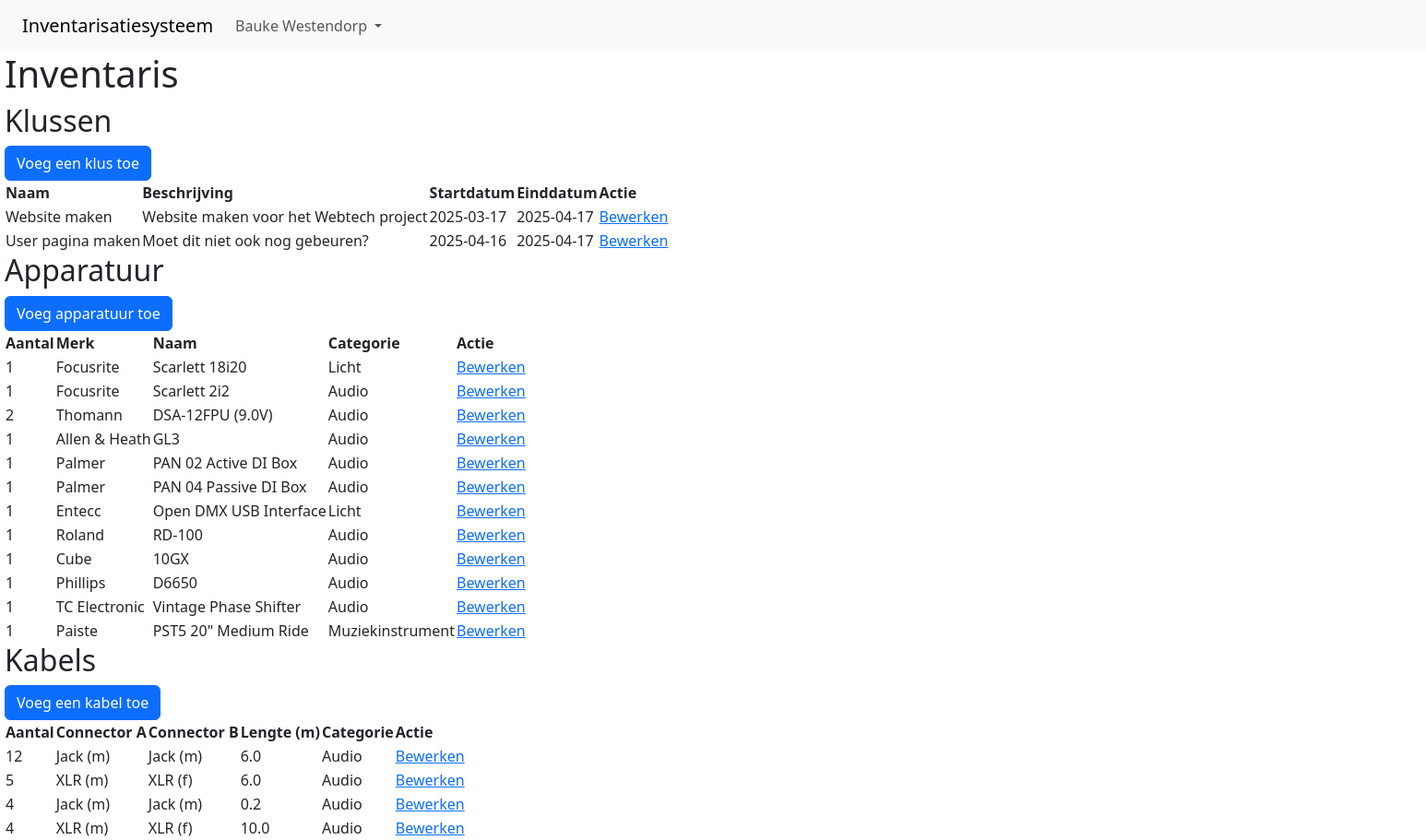
Screenshot of / (signed in) with the database file from the repository.
### models.py (models this page shows, shortened)
class User(db.Model, UserMixin):
    id = db.Column(db.Integer, primary_key=True)
    username = db.Column(db.String(60), unique=True, nullable=False)
    email = db.Column(db.String(120), unique=True, nullable=False)
    password = db.Column(db.String(60), nullable=False)

class Job(db.Model):
    id = db.Column(db.Integer, primary_key=True)
    name = db.Column(db.String(100), nullable=False)
    description = db.Column(db.String(5000), nullable=True)
    start_date = db.Column(db.Date, nullable=False)
    end_date = db.Column(db.Date, nullable=False)

class Equipment(db.Model):
    id = db.Column(db.Integer, primary_key=True)
    name = db.Column(db.String(100), nullable=False)
    brand = db.Column(db.String(100), nullable=False)
    category_id = db.Column(db.Integer, db.ForeignKey('category.id'), nullable=False)
    category = db.relationship('Category', foreign_keys=[category_id])
    count = db.Column(db.Integer, nullable=False)

class Category(db.Model):
    id = db.Column(db.Integer, primary_key=True)
    name = db.Column(db.String(100), nullable=False)

class Cable(db.Model):
    id = db.Column(db.Integer, primary_key=True)
    length = db.Column(db.Float, nullable=False)
    conn_a_id = db.Column(db.Integer, db.ForeignKey('connector.id'), nullable=False)
    conn_a = db.relationship('Connector', foreign_keys=[conn_a_id])
    conn_b_id = db.Column(db.Integer, db.ForeignKey('connector.id'), nullable=False)
    conn_b = db.relationship('Connector', foreign_keys=[conn_b_id])
    category_id = db.Column(db.Integer, db.ForeignKey('category.id'), nullable=False)
    category = db.relationship('Category', foreign_keys=[category_id])
    count = db.Column(db.Integer, nullable=False)

class Connector(db.Model):
    id = db.Column(db.Integer, primary_key=True)
    name = db.Column(db.String(100), nullable=False)
    is_male = db.Column(db.Boolean, nullable=False)
    def gender_label(self):
        if self.is_male:
            return 'm'
        else:
            return 'f'

### routes.py (the view)
@app.route("/")
@login_required
def index():
    jobs = Job.query.all()
    cables = Cable.query.all()
    equipment = Equipment.query.all()
    return render_template('index.html', title="Inventaris", equipment=equipment, cables=cables, jobs=jobs)

### app.py (called while the page is built)
@app.before_request
def create_tables():
    db.create_all()

### models.py (called while the page is built)
@login_manager.user_loader
def load_user(user_id):
    return User.query.get(int(user_id))

### templates/index.html (shortened to what this page needs)
{% extends "base.html" %} {% block head_includes %}
    <link rel="stylesheet" href="https://cdn.jsdelivr.net/npm/bootstrap-icons@1.11.3/font/bootstrap-icons.css">
    <link rel="stylesheet" href="https://cdn.jsdelivr.net/npm/bootstrap-icons@1.11.3/font/bootstrap-icons.css">
    <link
            rel="stylesheet"
            href="https://cdn.jsdelivr.net/npm/bootstrap-table@1.24.0/dist/bootstrap-table.min.css"
    />
{% endblock %} {% block content %}
    <h1>Inventaris</h1>
    <section>
        <h2>Klussen</h2>
        <a class="btn btn-primary" href="/job/add" role="button">Voeg een klus toe</a>
        <table
                data-toggle="table"
                data-search="true"
                data-show-columns="true"
                data-toolbar="#toolbar"
                data-search="true"
                data-show-columns="true"
                data-show-columns-toggle-all="true"
                data-minimum-count-columns="2"
                data-pagination="true"
                data-id-field="id"
                data-page-list="[10, 25, 50, 100, all]"
                data-sortable="true"
        >
            <thead>
            <th data-field="name" data-custom-attribute="name" data-sortable="true">
                Naam
            </th>
            <th data-field="description" data-custom-attribute="description">
                Beschrijving
            </th>
            <th data-field="start_date" data-custom-attribute="start_date" data-sortable="true">
                Startdatum
            </th>
            <th data-field="end_date" data-custom-attribute="end_date" data-sortable="true">
                Einddatum
            </th>
            <th data-field="action" data-custom-attribute="action">
                Actie
            </th>
            </thead>
            <tbody>
            {% for j in jobs %}
                <tr id="{{ j.id }}" class="tr-class-1">
                    <td data-text="{{ j.name }}">{{ j.name }}</td>
                    <td data-text="{{ j.description }}">{{ j.description }}</td>
                    <td data-text="{{ j.start_date }}">{{ j.start_date }}</td>
                    <td data-text="{{ j.end_date }}">{{ j.end_date }}</td>
                    <td><a href="job/{{ j.id }}/edit">Bewerken</a></td>
                </tr>
            {% endfor %}
            </tbody>
        </table>
    </section>
    <section>
        <h2>Apparatuur</h2>
        <a class="btn btn-primary" href="/equipment/add" role="button">Voeg apparatuur toe</a>
        <table
                data-toggle="table"
                data-search="true"
                data-show-columns="true"
                data-toolbar="#toolbar"
                data-search="true"
                data-show-columns="true"
                data-show-columns-toggle-all="true"
                data-minimum-count-columns="2"
                data-pagination="true"
                data-id-field="id"
                data-page-list="[10, 25, 50, 100, all]"
                data-sortable="true"
        >
            <thead>
            <th data-width="1rem" data-field="count" data-custom-attribute="count" data-sortable="true">
                Aantal
            </th>
            <th data-field="brand" data-custom-attribute="brand" data-sortable="true">
                Merk
            </th>
            <th data-field="name" data-custom-attribute="name" data-sortable="true">
                Naam
            </th>
            <th data-field="category" data-custom-attribute="category" data-sortable="true">
                Categorie
            </th>
            <th data-field="action" data-custom-attribute="action">
                Actie
            </th>
            </thead>
            <tbody>
            {% for e in equipment %}
                <tr id="{{ e.id }}" class="tr-class-1">
                    <td data-value="{{ e.count }}">{{ e.count }}</td>
                    <td data-text="{{ e.brand }}">{{ e.brand }}</td>
                    <td data-text="{{ e.name }}">{{ e.name }}</td>
                    <td data-text="{{ e.category.name }}">{{ e.category.name }}</td>
                    <td><a href="equipment/{{ e.id }}/edit">Bewerken</a></td>
                </tr>
            {% endfor %}
            </tbody>
        </table>
    </section>
    <section>
        <h2>Kabels</h2>
        <a class="btn btn-primary" href="/cable/add" role="button">Voeg een kabel toe</a>
        <table
                data-toggle="table"
                data-search="true"
                data-show-columns="true"
                data-toolbar="#toolbar"
                data-search="true"
                data-show-columns="true"
                data-show-columns-toggle-all="true"
                data-minimum-count-columns="2"
                data-pagination="true"
                data-id-field="id"
                data-page-list="[10, 25, 50, 100, all]"
                data-sortable="true"
        >
            <thead>
            <th data-field="count" data-custom-attribute="count" data-sortable="true">
                Aantal
            </th>
            <th data-field="conn-a" data-custom-attribute="conn_a" data-sortable="true">
                Connector A
            </th>
            <th data-field="conn-b" data-custom-attribute="conn_b" data-sortable="true">
                Connector B
            </th>
            <th data-field="length" data-custom-attribute="length" data-sortable="true">
                Lengte (m)
            </th>
            <th data-field="category" data-custom-attribute="category" data-sortable="true">
                Categorie
            </th>
            <th data-field="action" data-custom-attribute="action">
                Actie
            </th>
            </thead>
            <tbody>
            {% for c in cables %}
                <tr id="{{ c.id }}" class="tr-class-1">
                    <td data-value="{{ c.count }}">{{ c.count }}</td>
                    <td data-value="{{ c.conn_a_id }}">{{ c.conn_a.name }} ({{ c.conn_a.gender_label() }})</td>
                    <td data-value="{{ c.conn_b_id }}">{{ c.conn_b.name }} ({{ c.conn_b.gender_label() }})</td>
                    <td data-value="{{ c.length }}">{{ c.length }}</td>
                    <td data-text="{{ c.category.name }}">{{ c.category.name }}</td>
                    <td><a href="cable/{{ c.id }}/edit">Bewerken</a></td>
                </tr>
            {% endfor %}
            </tbody>
        </table>
    </section>
{% endblock %}

### templates/base.html (shortened to what this page needs)
<!doctype html>
<html lang="en">
    <head>
        <link
            href="https://cdn.jsdelivr.net/npm/bootstrap@5.3.3/dist/css/bootstrap.min.css"
            rel="stylesheet"
        />
        <link rel="stylesheet" href="{{ url_for('static', filename='main.css') }}">
        {% block head_includes %}
        {% endblock %}
    </head>
    <body>
        <nav class="px-4 py-2 navbar navbar-expand-lg navbar-light bg-light">
            <a class="navbar-brand" href="/">Inventarisatiesysteem</a>
            <div class="collapse navbar-collapse">
                <ul class="navbar-nav ml-auto">
                    {% if current_user.is_authenticated %}
                        <li class="nav-item dropdown">
                            <a class="nav-link dropdown-toggle"
                                href="#"
                                id="navbarDropdown"
                                role="button"
                                data-bs-toggle="dropdown"
                                aria-haspopup="true"
                                aria-expanded="false"
                            >
                                {{ current_user.username }}
                            </a>
                        </li>
                    {% else %}
                        <li class="nav-item">
                            <a class="nav-link" href="/login">Login</a>
                        </li>
                    {% endif %}
                </ul>
            </div>
        </nav>
        <div id="page">
            {% block content %} {% endblock %}
        </div>
    </body>
</html>

### static/main.css (style rules this page uses)
#page { width: 96rem; margin: 0 auto; }

### rows the page displays
User: username "Bauke Westendorp"
Job: name "Website maken", description "Website maken voor het Webtech project", start_date "2025-03-17", end_date "2025-04-17"
Job: name "User pagina maken", description "Moet dit niet ook nog gebeuren?", start_date "2025-04-16", end_date "2025-04-17"
Equipment: count "1", brand "Focusrite", name "Scarlett 18i20", category.name "Licht"
Equipment: count "1", brand "Focusrite", name "Scarlett 2i2", category.name "Audio"
Equipment: count "2", brand "Thomann", name "DSA-12FPU (9.0V)", category.name "Audio"
Equipment: count "1", brand "Allen & Heath", name "GL3", category.name "Audio"
Equipment: count "1", brand "Palmer", name "PAN 02 Active DI Box", category.name "Audio"
Equipment: count "1", brand "Palmer", name "PAN 04 Passive DI Box", category.name "Audio"
Equipment: count "1", brand "Entecc", name "Open DMX USB Interface", category.name "Licht"
Equipment: count "1", brand "Roland", name "RD-100", category.name "Audio"
Equipment: count "1", brand "Cube", name "10GX", category.name "Audio"
Equipment: count "1", brand "Phillips", name "D6650", category.name "Audio"
Equipment: count "1", brand "TC Electronic", name "Vintage Phase Shifter", category.name "Audio"
Equipment: count "1", brand "Paiste", name "PST5 20\" Medium Ride", category.name "Muziekinstrument"
Cable: count "12", {{ c.conn_a_id }} 1 (drawn), conn_a.name "Jack", conn_a.gender_label "m", {{ c.conn_b_id }} 1 (drawn), conn_b.name "Jack", conn_b.gender_label "m", length "6.0", category.name "Audio"
Cable: count "5", {{ c.conn_a_id }} 4 (drawn), conn_a.name "XLR", conn_a.gender_label "m", {{ c.conn_b_id }} 3 (drawn), conn_b.name "XLR", conn_b.gender_label "f", length "6.0", category.name "Audio"
Cable: count "4", {{ c.conn_a_id }} 1 (drawn), conn_a.name "Jack", conn_a.gender_label "m", {{ c.conn_b_id }} 1 (drawn), conn_b.name "Jack", conn_b.gender_label "m", length "0.2", category.name "Audio"
Cable: count "4", conn_a.name "XLR", conn_a.gender_label "m", {{ c.conn_b_id }} 3 (drawn), conn_b.name "XLR", conn_b.gender_label "f", length "10.0", category.name "Audio"
